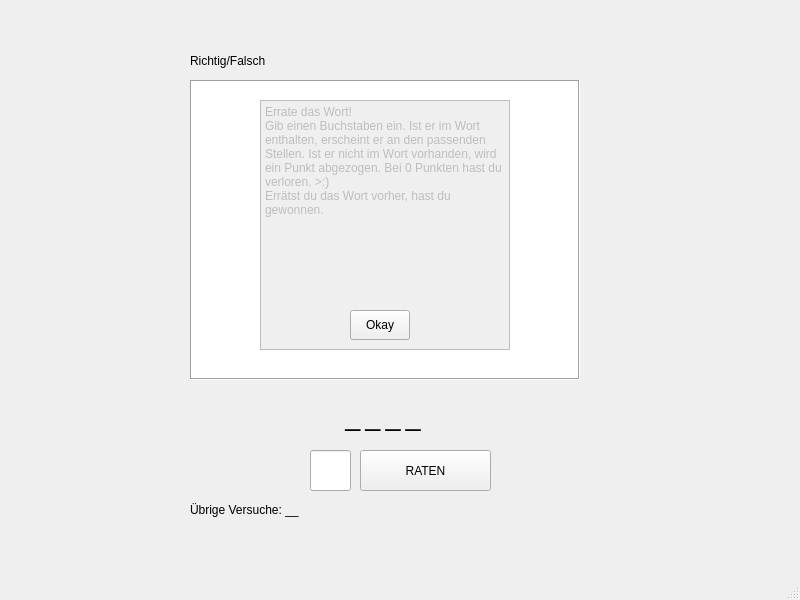
<?xml version="1.0" encoding="UTF-8"?>
<ui version="4.0">
 <class>MainWindow</class>
 <widget class="QMainWindow" name="MainWindow">
  <property name="geometry">
   <rect>
    <x>0</x>
    <y>0</y>
    <width>800</width>
    <height>600</height>
   </rect>
  </property>
  <property name="windowTitle">
   <string>Hangman</string>
  </property>
  <widget class="QWidget" name="centralwidget">
   <widget class="QPushButton" name="BtnGuess">
    <property name="geometry">
     <rect>
      <x>360</x>
      <y>450</y>
      <width>131</width>
      <height>41</height>
     </rect>
    </property>
    <property name="cursor">
     <cursorShape>ArrowCursor</cursorShape>
    </property>
    <property name="text">
     <string>RATEN</string>
    </property>
   </widget>
   <widget class="QLabel" name="labelRvF">
    <property name="geometry">
     <rect>
      <x>190</x>
      <y>50</y>
      <width>391</width>
      <height>21</height>
     </rect>
    </property>
    <property name="text">
     <string>Richtig/Falsch</string>
    </property>
   </widget>
   <widget class="QLabel" name="labelOutputWord">
    <property name="geometry">
     <rect>
      <x>150</x>
      <y>390</y>
      <width>471</width>
      <height>51</height>
     </rect>
    </property>
    <property name="font">
     <font>
      <family>Segoe UI</family>
      <pointsize>20</pointsize>
      <kerning>true</kerning>
     </font>
    </property>
    <property name="styleSheet">
     <string notr="true">letter-spacing: 5px;</string>
    </property>
    <property name="text">
     <string>____</string>
    </property>
    <property name="alignment">
     <set>Qt::AlignCenter</set>
    </property>
    <property name="margin">
     <number>0</number>
    </property>
   </widget>
   <widget class="QLabel" name="labelTries">
    <property name="geometry">
     <rect>
      <x>190</x>
      <y>500</y>
      <width>141</width>
      <height>20</height>
     </rect>
    </property>
    <property name="text">
     <string>Übrige Versuche: __</string>
    </property>
   </widget>
   <widget class="QLineEdit" name="textGuessLetter">
    <property name="geometry">
     <rect>
      <x>310</x>
      <y>450</y>
      <width>41</width>
      <height>41</height>
     </rect>
    </property>
    <property name="maxLength">
     <number>1</number>
    </property>
   </widget>
   <widget class="QGraphicsView" name="graphicsView">
    <property name="geometry">
     <rect>
      <x>190</x>
      <y>80</y>
      <width>390</width>
      <height>300</height>
     </rect>
    </property>
    <property name="sizePolicy">
     <sizepolicy hsizetype="Fixed" vsizetype="Fixed">
      <horstretch>0</horstretch>
      <verstretch>0</verstretch>
     </sizepolicy>
    </property>
    <property name="maximumSize">
     <size>
      <width>390</width>
      <height>300</height>
     </size>
    </property>
    <property name="acceptDrops">
     <bool>false</bool>
    </property>
    <property name="frameShape">
     <enum>QFrame::Box</enum>
    </property>
    <property name="verticalScrollBarPolicy">
     <enum>Qt::ScrollBarAlwaysOff</enum>
    </property>
    <property name="horizontalScrollBarPolicy">
     <enum>Qt::ScrollBarAlwaysOff</enum>
    </property>
    <property name="sceneRect">
     <rectf>
      <x>0.000000000000000</x>
      <y>0.000000000000000</y>
      <width>390.000000000000000</width>
      <height>300.000000000000000</height>
     </rectf>
    </property>
    <property name="alignment">
     <set>Qt::AlignLeading|Qt::AlignLeft|Qt::AlignTop</set>
    </property>
   </widget>
   <widget class="QTextEdit" name="TxtInfo">
    <property name="enabled">
     <bool>false</bool>
    </property>
    <property name="geometry">
     <rect>
      <x>260</x>
      <y>100</y>
      <width>250</width>
      <height>250</height>
     </rect>
    </property>
    <property name="frameShape">
     <enum>QFrame::Panel</enum>
    </property>
    <property name="frameShadow">
     <enum>QFrame::Plain</enum>
    </property>
    <property name="html">
     <string>&lt;!DOCTYPE HTML PUBLIC &quot;-//W3C//DTD HTML 4.0//EN&quot; &quot;http://www.w3.org/TR/REC-html40/strict.dtd&quot;&gt;
&lt;html&gt;&lt;head&gt;&lt;meta name=&quot;qrichtext&quot; content=&quot;1&quot; /&gt;&lt;meta charset=&quot;utf-8&quot; /&gt;&lt;style type=&quot;text/css&quot;&gt;
p, li { white-space: pre-wrap; }
hr { height: 1px; border-width: 0; }
li.unchecked::marker { content: &quot;\2610&quot;; }
li.checked::marker { content: &quot;\2612&quot;; }
&lt;/style&gt;&lt;/head&gt;&lt;body style=&quot; font-family:'Segoe UI'; font-size:9pt; font-weight:400; font-style:normal;&quot;&gt;
&lt;p style=&quot; margin-top:0px; margin-bottom:0px; margin-left:0px; margin-right:0px; -qt-block-indent:0; text-indent:0px;&quot;&gt;Errate das Wort!&lt;/p&gt;
&lt;p style=&quot; margin-top:0px; margin-bottom:0px; margin-left:0px; margin-right:0px; -qt-block-indent:0; text-indent:0px;&quot;&gt;Gib einen Buchstaben ein. Ist er im Wort enthalten, erscheint er an den passenden Stellen. Ist er nicht im Wort vorhanden, wird ein Punkt abgezogen. Bei 0 Punkten hast du verloren. &amp;gt;:)&lt;/p&gt;
&lt;p style=&quot; margin-top:0px; margin-bottom:0px; margin-left:0px; margin-right:0px; -qt-block-indent:0; text-indent:0px;&quot;&gt;Errätst du das Wort vorher, hast du gewonnen.&lt;/p&gt;&lt;/body&gt;&lt;/html&gt;</string>
    </property>
   </widget>
   <widget class="QPushButton" name="BtnInfo">
    <property name="geometry">
     <rect>
      <x>350</x>
      <y>310</y>
      <width>60</width>
      <height>30</height>
     </rect>
    </property>
    <property name="text">
     <string>Okay</string>
    </property>
   </widget>
  </widget>
  <widget class="QMenuBar" name="menubar">
   <property name="geometry">
    <rect>
     <x>0</x>
     <y>0</y>
     <width>800</width>
     <height>26</height>
    </rect>
   </property>
  </widget>
  <widget class="QStatusBar" name="statusbar"/>
 </widget>
 <resources/>
 <connections/>
</ui>
